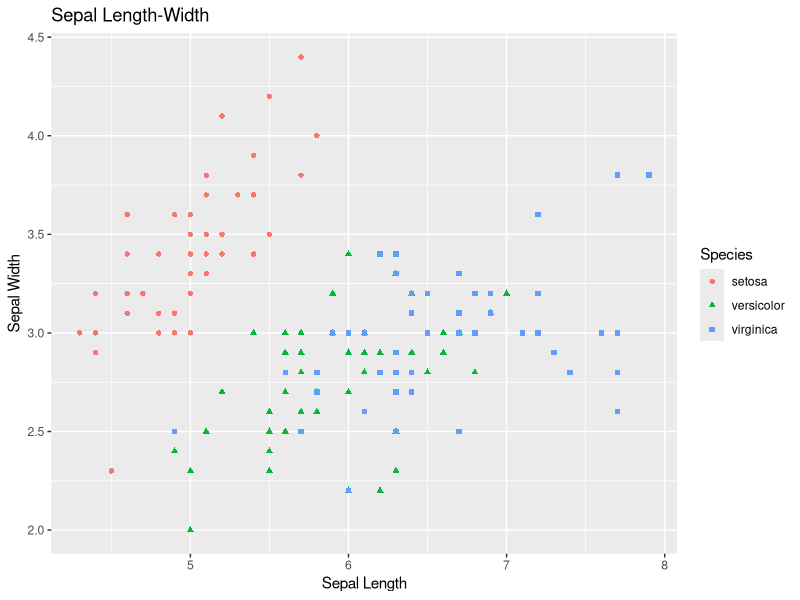
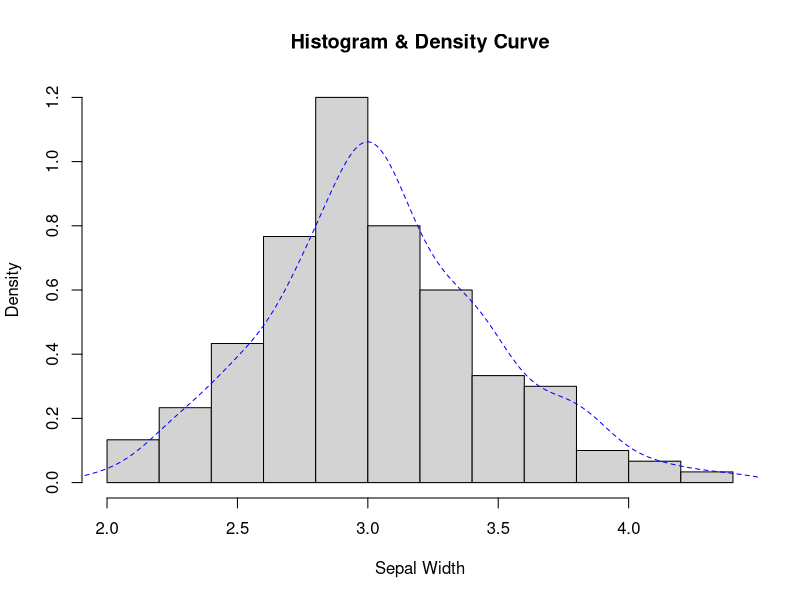
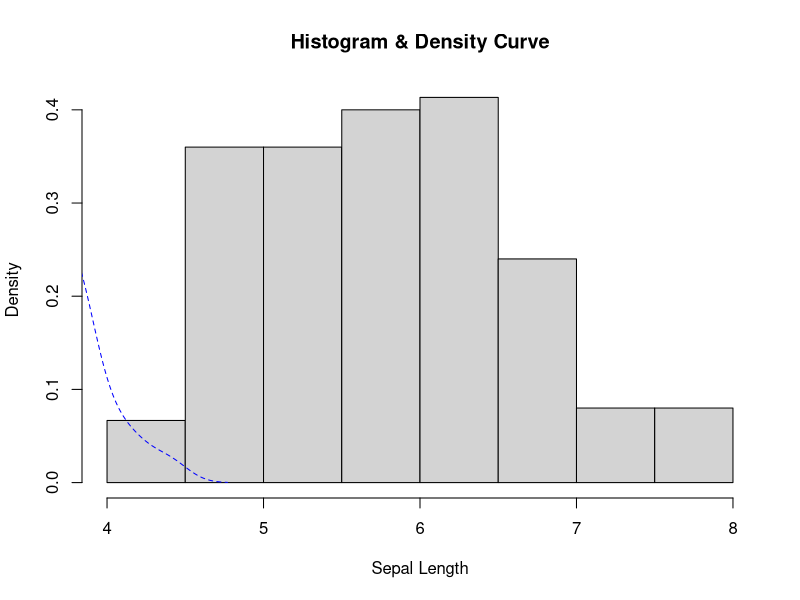

Recreate these plots in R, in order.
library(ggplot2)

scatter <- ggplot(data=iris, aes(x = Sepal.Length, y = Sepal.Width)) 
scatter + geom_point(aes(color=Species, shape=Species)) +
  xlab("Sepal Length") +  ylab("Sepal Width") +
  ggtitle("Sepal Length-Width")

d1 <- density(iris$Sepal.Width)
hist(iris$Sepal.Width, breaks=12, prob=TRUE, xlab="Sepal Width", main="Histogram & Density Curve")
lines(d1, lty=2, col="blue")

d2 <- density(iris$Sepal.Width)
hist(iris$Sepal.Length, breaks=12, prob=TRUE, xlab="Sepal Length", main="Histogram & Density Curve")
lines(d2, lty=2, col="blue")